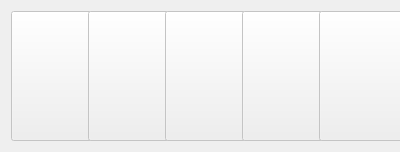
             <widget class="PhilView" name="phil2" native="true">
              <property name="minimumSize">
               <size>
                <width>400</width>
                <height>0</height>
               </size>
              </property>
              <property name="maximumSize">
               <size>
                <width>400</width>
                <height>16777215</height>
               </size>
              </property>
              <layout class="QHBoxLayout" name="horizontalLayout_2">
               <item>
                <widget class="QPushButton" name="forkLeftPlaceHolder2">
                 <property name="enabled">
                  <bool>false</bool>
                 </property>
                 <property name="minimumSize">
                  <size>
                   <width>130</width>
                   <height>130</height>
                  </size>
                 </property>
                 <property name="maximumSize">
                  <size>
                   <width>130</width>
                   <height>130</height>
                  </size>
                 </property>
                 <property name="text">
                  <string/>
                 </property>
                 <property name="iconSize">
                  <size>
                   <width>120</width>
                   <height>105</height>
                  </size>
                 </property>
                 <property name="checkable">
                  <bool>false</bool>
                 </property>
                 <property name="checked">
                  <bool>false</bool>
                 </property>
                 <property name="autoDefault">
                  <bool>false</bool>
                 </property>
                 <property name="default">
                  <bool>false</bool>
                 </property>
                </widget>
               </item>
               <item>
                <widget class="QPushButton" name="forkLeft2">
                 <property name="enabled">
                  <bool>false</bool>
                 </property>
                 <property name="minimumSize">
                  <size>
                   <width>130</width>
                   <height>130</height>
                  </size>
                 </property>
                 <property name="maximumSize">
                  <size>
                   <width>130</width>
                   <height>130</height>
                  </size>
                 </property>
                 <property name="text">
                  <string/>
                 </property>
                 <property name="icon">
                  <iconset resource="Res.qrc">
                   <normaloff>:/philosophers/res/philosophers/Fork.png</normaloff>
                   <normalon>:/philosophers/res/philosophers/Fork.png</normalon>
                   <disabledoff>:/philosophers/res/philosophers/Fork.png</disabledoff>
                   <disabledon>:/philosophers/res/philosophers/Fork.png</disabledon>
                   <activeoff>:/philosophers/res/philosophers/Fork.png</activeoff>
                   <activeon>:/philosophers/res/philosophers/Fork.png</activeon>
                   <selectedoff>:/philosophers/res/philosophers/Fork.png</selectedoff>
                   <selectedon>:/philosophers/res/philosophers/Fork.png</selectedon>:/philosophers/res/philosophers/Fork.png</iconset>
                 </property>
                 <property name="iconSize">
                  <size>
                   <width>120</width>
                   <height>105</height>
                  </size>
                 </property>
                 <property name="checkable">
                  <bool>false</bool>
                 </property>
                 <property name="checked">
                  <bool>false</bool>
                 </property>
                 <property name="autoDefault">
                  <bool>false</bool>
                 </property>
                 <property name="default">
                  <bool>false</bool>
                 </property>
                </widget>
               </item>
               <item>
                <widget class="QPushButton" name="btnPhil2">
                 <property name="enabled">
                  <bool>false</bool>
                 </property>
                 <property name="minimumSize">
                  <size>
                   <width>130</width>
                   <height>130</height>
                  </size>
                 </property>
                 <property name="maximumSize">
                  <size>
                   <width>130</width>
                   <height>130</height>
                  </size>
                 </property>
                 <property name="text">
                  <string/>
                 </property>
                 <property name="icon">
                  <iconset resource="Res.qrc">
                   <normaloff>:/philosophers/res/philosophers/Thinking.png</normaloff>
                   <disabledoff>:/philosophers/res/philosophers/Thinking.png</disabledoff>:/philosophers/res/philosophers/Thinking.png</iconset>
                 </property>
                 <property name="iconSize">
                  <size>
                   <width>120</width>
                   <height>120</height>
                  </size>
                 </property>
                 <property name="checkable">
                  <bool>false</bool>
                 </property>
                 <property name="checked">
                  <bool>false</bool>
                 </property>
                 <property name="autoDefault">
                  <bool>false</bool>
                 </property>
                 <property name="default">
                  <bool>false</bool>
                 </property>
                </widget>
               </item>
               <item>
                <widget class="QPushButton" name="forkRight2">
                 <property name="enabled">
                  <bool>false</bool>
                 </property>
                 <property name="minimumSize">
                  <size>
                   <width>130</width>
                   <height>130</height>
                  </size>
                 </property>
                 <property name="maximumSize">
                  <size>
                   <width>130</width>
                   <height>130</height>
                  </size>
                 </property>
                 <property name="text">
                  <string/>
                 </property>
                 <property name="icon">
                  <iconset resource="Res.qrc">
                   <normaloff>:/philosophers/res/philosophers/Knife.png</normaloff>
                   <normalon>:/philosophers/res/philosophers/Knife.png</normalon>
                   <disabledoff>:/philosophers/res/philosophers/Knife.png</disabledoff>
                   <disabledon>:/philosophers/res/philosophers/Knife.png</disabledon>
                   <activeoff>:/philosophers/res/philosophers/Knife.png</activeoff>
                   <activeon>:/philosophers/res/philosophers/Knife.png</activeon>
                   <selectedoff>:/philosophers/res/philosophers/Knife.png</selectedoff>
                   <selectedon>:/philosophers/res/philosophers/Knife.png</selectedon>:/philosophers/res/philosophers/Knife.png</iconset>
                 </property>
                 <property name="iconSize">
                  <size>
                   <width>120</width>
                   <height>105</height>
                  </size>
                 </property>
                 <property name="checkable">
                  <bool>false</bool>
                 </property>
                 <property name="checked">
                  <bool>false</bool>
                 </property>
                 <property name="autoDefault">
                  <bool>false</bool>
                 </property>
                 <property name="default">
                  <bool>false</bool>
                 </property>
                </widget>
               </item>
               <item>
                <widget class="QPushButton" name="forkRightPlaceHolder2">
                 <property name="enabled">
                  <bool>false</bool>
                 </property>
                 <property name="minimumSize">
                  <size>
                   <width>130</width>
                   <height>130</height>
                  </size>
                 </property>
                 <property name="maximumSize">
                  <size>
                   <width>130</width>
                   <height>130</height>
                  </size>
                 </property>
                 <property name="text">
                  <string/>
                 </property>
                 <property name="iconSize">
                  <size>
                   <width>120</width>
                   <height>105</height>
                  </size>
                 </property>
                 <property name="checkable">
                  <bool>false</bool>
                 </property>
                 <property name="checked">
                  <bool>false</bool>
                 </property>
                 <property name="autoDefault">
                  <bool>false</bool>
                 </property>
                 <property name="default">
                  <bool>false</bool>
                 </property>
                </widget>
               </item>
              </layout>
             </widget>
